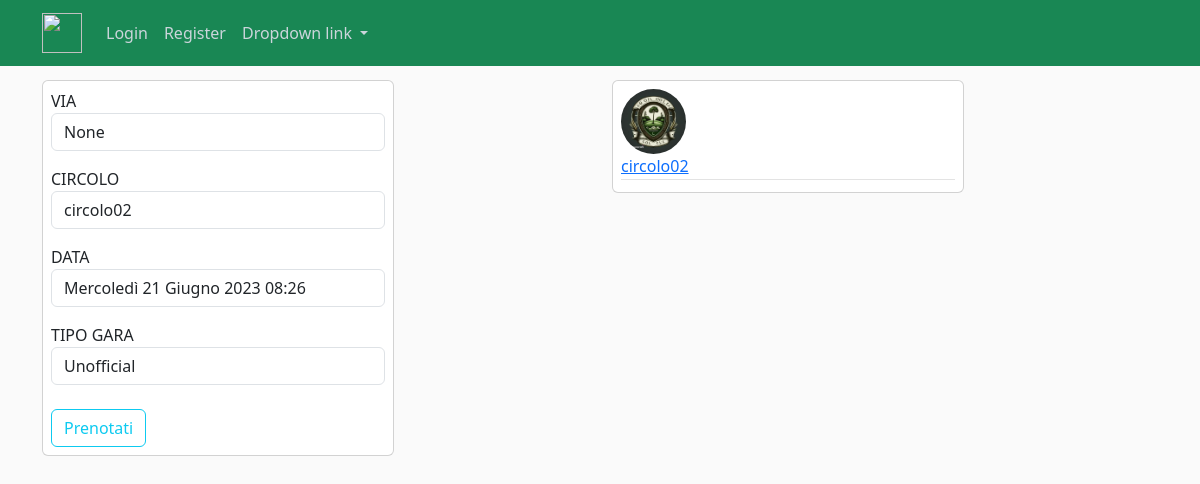
Before: /matches/match/2 with the older database file.
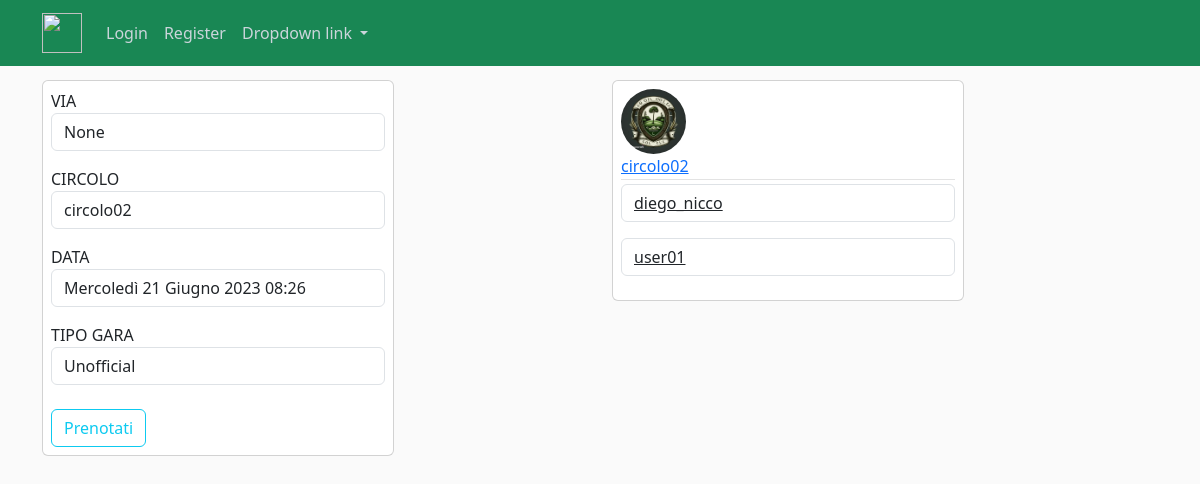
After: the same page with the newer database file.
### matches/models.py (models this page shows)
class MatchBooking(models.Model):
    profile = models.ForeignKey(playerProfile, on_delete=models.CASCADE)
    match = models.ForeignKey(Matches, on_delete=models.CASCADE)
    class Meta:
        constraints = [
            models.UniqueConstraint(
                fields=['profile', 'match'], name='Max 1 booking per macth'
            ),
        ]

### users/models.py (models this page shows, shortened)
class playerProfile(models.Model):
    OPTION_EXPERIENCE = (
        ('< 1', 'Meno di un anno'),
        ('1 - 3', 'Tra uno e tre anni'),
        (' > 3', 'Più di 3 anni')
    )
    user = models.OneToOneField(CustomUser, on_delete=models.CASCADE)
    img = models.ImageField(default='default.jpeg', upload_to='image_pics')
    name = models.CharField(max_length=64)
    surname = models.CharField(max_length=64)
    experience = models.CharField(max_length=20, choices=OPTION_EXPERIENCE, default='-1')
    description = models.CharField(max_length=256, null=True, blank=True)

class CustomUser(AbstractUser):
    OPTION_CHOICES = (
        ('Gplayer', 'Giocatore'),
        ('Gclub', 'Circolo'),
    )
    which_account = models.CharField(max_length=20, choices=OPTION_CHOICES)
    class Meta:
        constraints = [
            models.UniqueConstraint(fields=['email'], name='unique email')
        ]

### matches/views.py (the view, shortened to what this page needs)
# urls.py: path('match/<int:pk>', matchBooking.as_view(), name='match-detail')
class matchBooking(DetailView):
    model = Matches
    template_name = 'matches/match_detail.html'

### matches/templates/matches/match_detail.html (shortened to what this page needs)
{% extends "users/home.html" %}
{% block content %}
<div class="col-md-6">
    <div class="card p-2 mb-3" style="width: 22rem;">
        <form method="POST">
            <label for='address_id'>VIA</label>
            <input id='address_id' type="text" value="{{object.club.address}}" class="form-control mb-3" name="via" readonly>
            <label for='circolo_id'>CIRCOLO</label>
            <input id='circolo_id' type="text" value="{{object.club.user.username}}" class="form-control mb-3" name="club" readonly>
            <label for='data_id'>DATA</label>
            <input id='data_id' type="text" value="{{object.date}}" class="form-control mb-3" name="data" readonly>
            <label for='gara_id'>TIPO GARA</label>
            <input id='gara_id' type="text" value="{{object.type}}" class="form-control mb-3" name="tipo gara" readonly>
            <div class="form-group mt-4">
                <button class="btn btn-outline-info" type="submit">Prenotati</button>
            </div>
    </div>
</div>
<div class="col-md-6">
    <div class="card p-2 mb-3" style="width: 22rem;">
        <img class="rounded-circle article-img" src="{{ object.club.img.url }}">
        <div class="article-metadata">
            <a class="mr-2" href="{% url 'other-profile' object.club.user.username %}">{{ object.club.user.username }}</a>
        </div>
        {% for booking in object.matchbooking_set.all %}
            <a type="text" class="form-control mb-3" href="{% url 'other-profile' booking.profile.user.username %}">{{booking.profile.user.username}}</a>
        {% endfor %}
    </div>
</div>
{% endblock content %}

Changed rows visible on the page:
added MatchBooking: profile.user.username "diego_nicco"
added MatchBooking: profile.user.username "user01"
